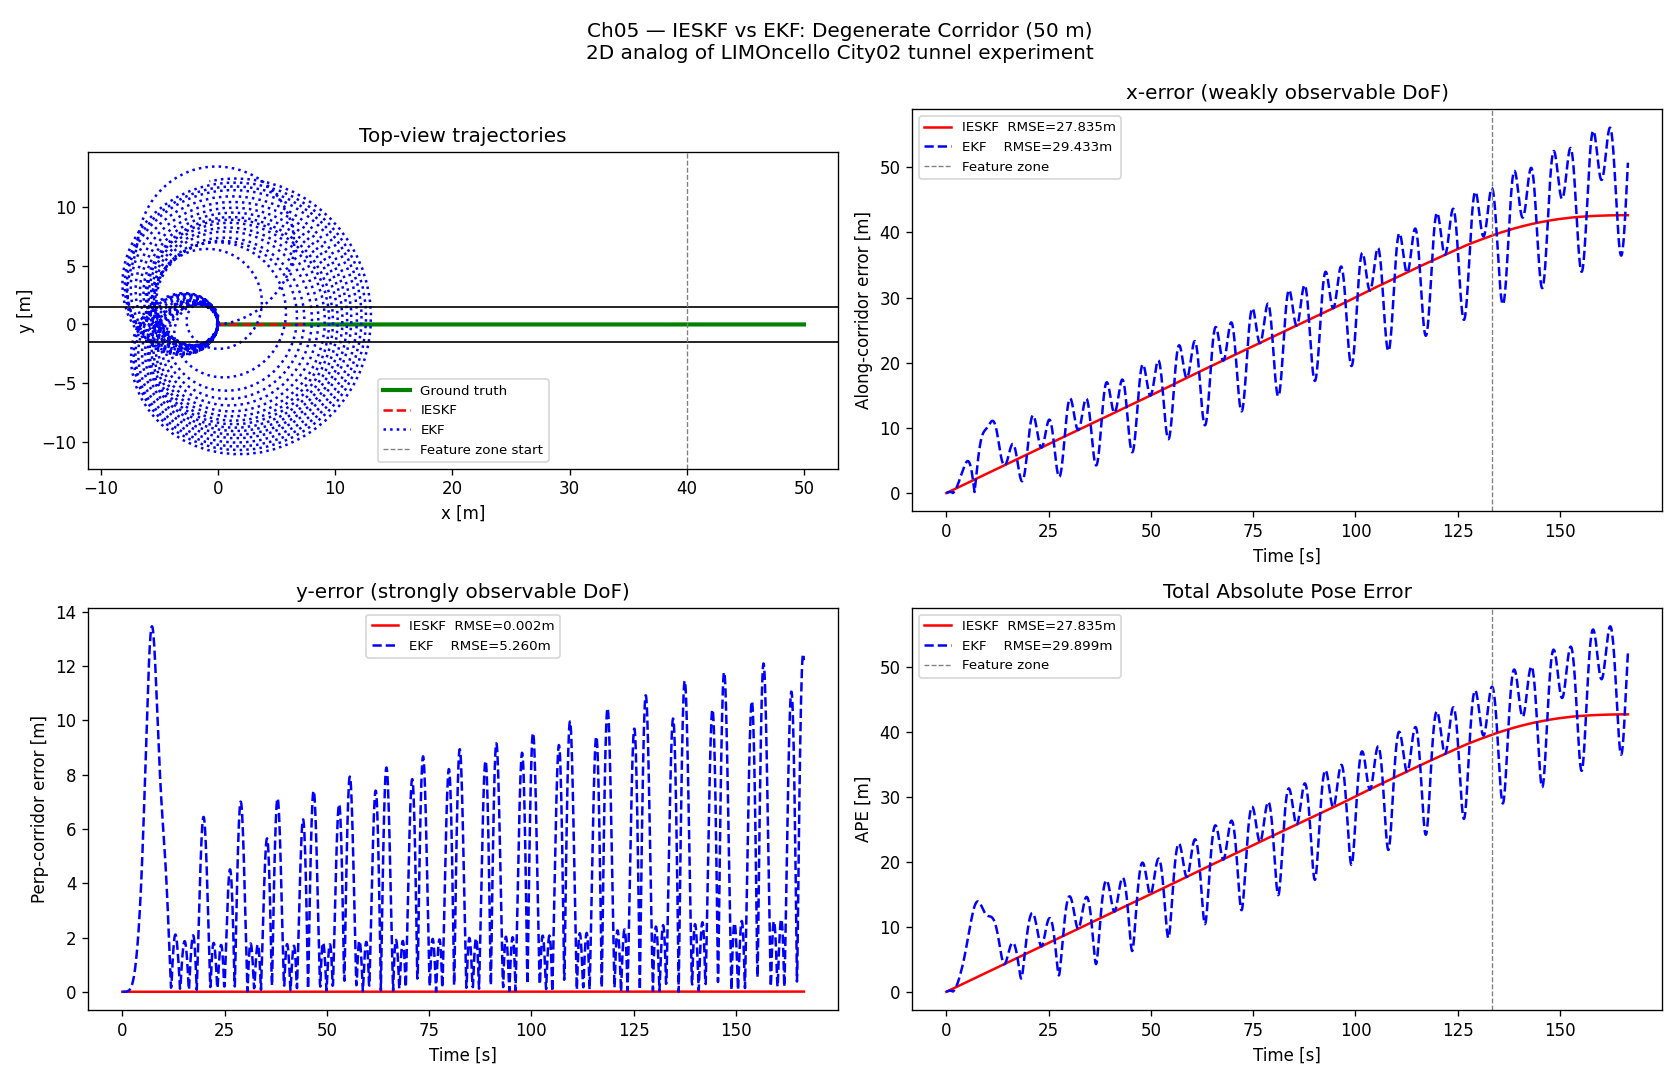

Here is the Python script that generated this plot:
"""
Degenerate corridor experiment: IESKF vs EKF in a featureless 50m corridor.

2D analog of LIMOncello City02 tunnel experiment.

In a straight corridor, LiDAR normals always point ±y (perpendicular to walls).
The along-corridor direction (x) is weakly observable — only from wall endpoints
and corridor entry/exit, not from mid-corridor wall returns.

Expected result:
  - Both filters accumulate x-drift in the featureless zone (0–40m)
  - IESKF (SE(2) manifold, iterated update) drifts less than EKF (Euclidean)
  - After the feature zone (40–50m), IESKF recovers tighter

Usage:
    python3 degenerate_corridor.py
"""

import numpy as np
import matplotlib
matplotlib.use('Agg')
import matplotlib.pyplot as plt
import sys, os, copy

sys.path.insert(0, os.path.join(os.path.dirname(__file__),
                                '..', '..', '..', 'pluto_filters'))

from pluto_filters.ieskf_lio.se2_manifold import Exp, oplus
from pluto_filters.ieskf_lio.ieskf import IESKF
from pluto_filters.ieskf_lio.scan_matcher import ScanMatcher

# ── Parameters ────────────────────────────────────────────────────────────────

RNG          = np.random.default_rng(13)
DT_IMU       = 0.01      # 100 Hz
DT_LIDAR     = 0.1       # 10 Hz
TOTAL_TIME   = 50.0 / 0.3   # time to traverse 50 m at 0.3 m/s ≈ 167 s
SPEED        = 0.3        # m/s
SIGMA_GYRO   = 0.005
SIGMA_ACCEL  = 0.05       # higher accel noise to stress-test
SIGMA_SCAN   = 0.01

CORRIDOR_LENGTH = 50.0
CORRIDOR_WIDTH  = 1.5     # half-width


def _build_corridor_map(n_along=800):
    """Build map for the degenerate corridor (pure straight walls)."""
    xs = np.linspace(0, CORRIDOR_LENGTH, n_along)
    top    = np.stack([xs, np.full(n_along,  CORRIDOR_WIDTH)], axis=1)
    bottom = np.stack([xs, np.full(n_along, -CORRIDOR_WIDTH)], axis=1)
    # End caps only (no entry cap to make approach featureless)
    ys  = np.linspace(-CORRIDOR_WIDTH, CORRIDOR_WIDTH, 30)
    cap = np.stack([np.full(30, CORRIDOR_LENGTH), ys], axis=1)
    # Three pillars in feature zone (x = 41, 44, 47)
    pillar_pts = []
    for cx, cy, r in [(41, 0, 0.15), (44, 0.8, 0.15), (47, -0.8, 0.15)]:
        angs = np.linspace(0, 2 * np.pi, 20, endpoint=False)
        pillar_pts.append(
            np.stack([cx + r * np.cos(angs), cy + r * np.sin(angs)], axis=1)
        )
    return np.vstack([top, bottom, cap] + pillar_pts)


def _simulate_scan(pose_gt, map_pts, n_rays=360, range_max=12.0):
    """Ray-cast scan in robot frame."""
    R_gt = pose_gt[:2, :2]
    t_gt = pose_gt[:2, 2]
    angles = np.linspace(-np.pi, np.pi, n_rays, endpoint=False)
    pts = []
    for a in angles:
        d = R_gt @ np.array([np.cos(a), np.sin(a)])
        vecs = map_pts - t_gt
        projs = vecs @ d
        perp  = np.linalg.norm(vecs - np.outer(projs, d), axis=1)
        mask  = (projs > 0.1) & (projs < range_max) & (perp < 0.05)
        if not mask.any():
            continue
        r = projs[mask].min() + RNG.normal(0, SIGMA_SCAN)
        pts.append(np.array([r * np.cos(a), r * np.sin(a)]))
    return np.array(pts) if pts else np.zeros((0, 2))


def _build_sequences(map_pts):
    steps   = int(TOTAL_TIME / DT_IMU)
    t_arr   = np.arange(steps) * DT_IMU
    gt_poses = [Exp(np.array([SPEED * t, 0.0, 0.0])) for t in t_arr]

    imu_seq = []
    for i, t in enumerate(t_arr):
        om = RNG.normal(0, SIGMA_GYRO)
        ax = RNG.normal(0, SIGMA_ACCEL)
        imu_seq.append((t, om, ax))

    lidar_seq = []
    for t in np.arange(DT_LIDAR, TOTAL_TIME, DT_LIDAR):
        idx  = int(t / DT_IMU)
        scan = _simulate_scan(gt_poses[idx], map_pts)
        if len(scan) >= 5:
            lidar_seq.append((t, scan))

    return gt_poses, imu_seq, lidar_seq


def run_ieskf(map_pts, imu_seq, lidar_seq):
    kf = IESKF(bias_dim=3)
    kf.pose = np.eye(3)
    kf.bias = np.zeros(3)
    kf.P    = np.diag([0.01]*3 + [0.1, 0.01, 0.01])

    sm = ScanMatcher(k_neighbors=5, max_dist=3.0)
    sm.set_map(map_pts)

    traj = [kf.pose.copy()]
    last_t = 0.0

    for (t, om, ax) in imu_seq:
        dt = t - last_t; last_t = t

        def f_nom(pose, bias, dt, _om=om, _ax=ax):
            v, bg, ba = bias
            omega = _om - bg
            a     = _ax - ba
            v_new = v + a * dt
            tau   = np.array([(v + v_new) / 2 * dt, 0.0, omega * dt])
            return oplus(pose, tau), np.array([v_new, bg, ba])

        F_dx = np.eye(6); F_dx[3, 5] = -dt; F_dx[2, 4] = -dt
        F_w  = np.zeros((6, 4))
        F_w[2, 0] = -dt; F_w[0, 1] = dt; F_w[3, 1] = dt
        F_w[4, 2] = 1.0; F_w[5, 3] = 1.0
        sg = SIGMA_GYRO * np.sqrt(dt); sa = SIGMA_ACCEL * np.sqrt(dt)
        Q  = np.diag([sg**2, sa**2, (1e-4*np.sqrt(dt))**2, (1e-3*np.sqrt(dt))**2])
        kf.predict(f_nom, F_dx, F_w, Q, dt)

        if lidar_seq and abs(lidar_seq[0][0] - t) < DT_IMU / 2:
            _, scan = lidar_seq.pop(0)

            def z_fn(pj, _, _s=scan):
                z, _, ok = sm.compute_residuals_and_jacobians(_s, pj)
                return z if ok else np.array([])

            def H_fn(pj, _, _s=scan):
                _, H3, ok = sm.compute_residuals_and_jacobians(_s, pj)
                if not ok: return np.zeros((0, 6))
                H6 = np.zeros((H3.shape[0], 6)); H6[:, :3] = H3
                return H6

            z_p = z_fn(kf.pose, kf.bias)
            if z_p.size > 0:
                kf.update(z_fn, H_fn, np.eye(len(z_p)) * SIGMA_SCAN**2, max_iter=5)

            sm.add_to_map(ScanMatcher.transform_points(scan, kf.pose))
            traj.append(kf.pose.copy())

    return traj


def run_ekf(map_pts, imu_seq, lidar_seq):
    x  = np.zeros(6)
    P  = np.diag([0.01]*3 + [0.1, 0.01, 0.01])

    sm = ScanMatcher(k_neighbors=5, max_dist=3.0)
    sm.set_map(map_pts)

    traj = [Exp(np.array([x[0], x[1], x[2]]))]
    last_t = 0.0

    for (t, om, ax) in imu_seq:
        dt = t - last_t; last_t = t
        th = x[2]; v = x[3]; bg = x[4]; ba = x[5]
        omega = om - bg; a = ax - ba
        v_new = v + a * dt; v_m = (v + v_new) / 2
        x[0] += v_m * np.cos(th) * dt
        x[1] += v_m * np.sin(th) * dt
        x[2] += omega * dt; x[3] = v_new

        F = np.eye(6)
        F[0, 2] = -v_m * np.sin(th) * dt; F[0, 3] = np.cos(th) * dt
        F[1, 2] =  v_m * np.cos(th) * dt; F[1, 3] = np.sin(th) * dt
        F[2, 4] = -dt; F[3, 5] = -dt
        F_w = np.zeros((6, 4))
        F_w[2, 0] = -dt; F_w[0, 1] = dt; F_w[3, 1] = dt
        F_w[4, 2] = 1.0; F_w[5, 3] = 1.0
        sg = SIGMA_GYRO * np.sqrt(dt); sa = SIGMA_ACCEL * np.sqrt(dt)
        Q  = np.diag([sg**2, sa**2, (1e-4*np.sqrt(dt))**2, (1e-3*np.sqrt(dt))**2])
        P  = F @ P @ F.T + F_w @ Q @ F_w.T

        if lidar_seq and abs(lidar_seq[0][0] - t) < DT_IMU / 2:
            _, scan = lidar_seq.pop(0)
            pose_e = Exp(np.array([x[0], x[1], x[2]]))
            z, H3, ok = sm.compute_residuals_and_jacobians(scan, pose_e)
            if ok:
                H6 = np.zeros((len(z), 6)); H6[:, :3] = H3
                V  = np.eye(len(z)) * SIGMA_SCAN**2
                S  = H6 @ P @ H6.T + V
                K  = P @ H6.T @ np.linalg.solve(S, np.eye(S.shape[0]))
                x  = x + K @ z
                P  = (np.eye(6) - K @ H6) @ P
            sm.add_to_map(ScanMatcher.transform_points(scan, Exp(np.array([x[0], x[1], x[2]]))))
            traj.append(Exp(np.array([x[0], x[1], x[2]])))

    return traj


def _ape_along_corridor(traj_est, traj_gt):
    """APE separated into along-corridor (x) and perpendicular (y) components."""
    n = min(len(traj_est), len(traj_gt))
    ex = np.array([abs(traj_est[i][0, 2] - traj_gt[i][0, 2]) for i in range(n)])
    ey = np.array([abs(traj_est[i][1, 2] - traj_gt[i][1, 2]) for i in range(n)])
    return ex, ey


def main():
    map_pts = _build_corridor_map()
    gt_poses, imu_seq, lidar_seq = _build_sequences(map_pts)

    traj_ieskf = run_ieskf(map_pts, copy.deepcopy(imu_seq), copy.deepcopy(lidar_seq))
    traj_ekf   = run_ekf  (map_pts, copy.deepcopy(imu_seq), copy.deepcopy(lidar_seq))

    n = min(len(traj_ieskf), len(traj_ekf))
    gt_sampled = [Exp(np.array([SPEED * t, 0.0, 0.0]))
                  for t in np.arange(0, TOTAL_TIME, DT_LIDAR)[:n]]

    ex_ie, ey_ie = _ape_along_corridor(traj_ieskf[:n], gt_sampled)
    ex_ek, ey_ek = _ape_along_corridor(traj_ekf[:n],   gt_sampled)

    t_axis = np.arange(n) * DT_LIDAR

    # ── Plot ────────────────────────────────────────────────────────────────
    fig, axes = plt.subplots(2, 2, figsize=(14, 9))
    fig.suptitle('Ch05 — IESKF vs EKF: Degenerate Corridor (50 m)\n'
                 '2D analog of LIMOncello City02 tunnel experiment', fontsize=12)

    # Top-view trajectories
    ax = axes[0, 0]
    xs_gt = [p[0, 2] for p in gt_sampled]
    ax.plot(xs_gt, [0]*n, 'g-', lw=2.5, label='Ground truth')
    ax.plot([p[0, 2] for p in traj_ieskf[:n]],
            [p[1, 2] for p in traj_ieskf[:n]], 'r--', lw=1.5, label='IESKF')
    ax.plot([p[0, 2] for p in traj_ekf[:n]],
            [p[1, 2] for p in traj_ekf[:n]],   'b:',  lw=1.5, label='EKF')
    ax.axhline( CORRIDOR_WIDTH, color='k', lw=1); ax.axhline(-CORRIDOR_WIDTH, color='k', lw=1)
    ax.axvline(40, color='gray', ls='--', lw=0.8, label='Feature zone start')
    ax.set_xlabel('x [m]'); ax.set_ylabel('y [m]')
    ax.set_title('Top-view trajectories'); ax.legend(fontsize=8); ax.set_aspect('equal')

    # Along-corridor error (weakly observable)
    ax = axes[0, 1]
    ax.plot(t_axis, ex_ie, 'r-',  lw=1.5, label=f'IESKF  RMSE={np.sqrt(np.mean(ex_ie**2)):.3f}m')
    ax.plot(t_axis, ex_ek, 'b--', lw=1.5, label=f'EKF    RMSE={np.sqrt(np.mean(ex_ek**2)):.3f}m')
    ax.axvline(40/SPEED, color='gray', ls='--', lw=0.8, label='Feature zone')
    ax.set_xlabel('Time [s]'); ax.set_ylabel('Along-corridor error [m]')
    ax.set_title('x-error (weakly observable DoF)'); ax.legend(fontsize=8)

    # Perpendicular error (strongly observable)
    ax = axes[1, 0]
    ax.plot(t_axis, ey_ie, 'r-',  lw=1.5, label=f'IESKF  RMSE={np.sqrt(np.mean(ey_ie**2)):.3f}m')
    ax.plot(t_axis, ey_ek, 'b--', lw=1.5, label=f'EKF    RMSE={np.sqrt(np.mean(ey_ek**2)):.3f}m')
    ax.set_xlabel('Time [s]'); ax.set_ylabel('Perp-corridor error [m]')
    ax.set_title('y-error (strongly observable DoF)'); ax.legend(fontsize=8)

    # Combined APE
    ax = axes[1, 1]
    ape_ie = np.sqrt(ex_ie**2 + ey_ie**2)
    ape_ek = np.sqrt(ex_ek**2 + ey_ek**2)
    ax.plot(t_axis, ape_ie, 'r-',  lw=1.5, label=f'IESKF  RMSE={np.sqrt(np.mean(ape_ie**2)):.3f}m')
    ax.plot(t_axis, ape_ek, 'b--', lw=1.5, label=f'EKF    RMSE={np.sqrt(np.mean(ape_ek**2)):.3f}m')
    ax.axvline(40/SPEED, color='gray', ls='--', lw=0.8, label='Feature zone')
    ax.set_xlabel('Time [s]'); ax.set_ylabel('APE [m]')
    ax.set_title('Total Absolute Pose Error'); ax.legend(fontsize=8)

    plt.tight_layout()
    out = os.path.join(os.path.dirname(__file__), 'degenerate_corridor.png')
    plt.savefig(out, dpi=120)
    print(f"Saved {out}")
    print(f"\n=== Results ===")
    print(f"IESKF along-corridor RMSE : {np.sqrt(np.mean(ex_ie**2)):.4f} m")
    print(f"EKF   along-corridor RMSE : {np.sqrt(np.mean(ex_ek**2)):.4f} m")
    print(f"IESKF total APE RMSE      : {np.sqrt(np.mean(ape_ie**2)):.4f} m")
    print(f"EKF   total APE RMSE      : {np.sqrt(np.mean(ape_ek**2)):.4f} m")


if __name__ == '__main__':
    main()
